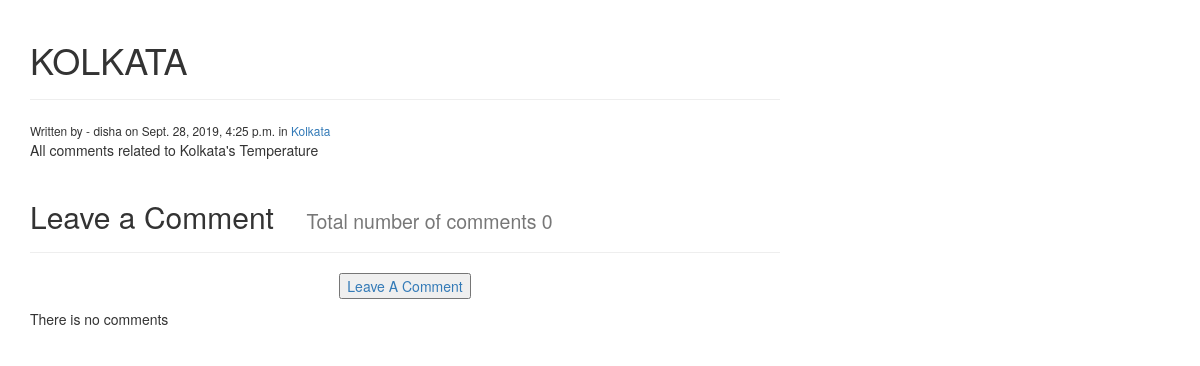
Page /comment_app/kolkata/ on the committed database.
### comment_app/models.py (models this page shows, shortened)
class Post(models.Model):
	STATUS_CHOICES = (
		('draft','Draft'),
		('published','Published'),
	)
	category = models.ForeignKey('Category',on_delete = models.CASCADE,)
	title = models.CharField(max_length = 250)
	slug = models.SlugField(max_length = 250,unique = True)
	content = models.TextField()
	seo_title = models.CharField(max_length = 250)
	seo_description = models.CharField(max_length = 250)
	author = models.ForeignKey(User,on_delete= models.PROTECT,related_name = 'blog_posts')
	published = models.DateTimeField(default = timezone.now)
	created = models.DateTimeField(auto_now_add=True)
	updated = models.DateTimeField(auto_now=True)
	status = models.CharField(max_length=9,choices = STATUS_CHOICES,default = 'draft')

class Category(models.Model):
	name = models.CharField(max_length = 250)
	slug = models.SlugField(max_length = 250,unique  = True)
	class Meta:
		ordering = ('name',)
		verbose_name = 'category'
		verbose_name_plural = 'categories'
	def get_absolute_url(self):
		return reverse('comment_app:list_of_post_by_category',args = [self.slug])
	def __str__(self):
		return self.name

### comment_app/views.py (the view)
# urls.py: url(r'^(?P<slug>[-\w]+)/$',views.post_detail, name='post_detail'),
def post_detail(request,slug):
	post = get_object_or_404(Post,slug = slug)
	template = 'comment_app/post/post_detail.html'
	context = {'post':post}
	return render(request,template, context)

### comment_app/templates/comment_app/post/post_detail.html (shortened to what this page needs)
{% extends 'comment_app/base.html'%}
{% block content %}
<div class="row">
	<div class="col-md-8">
		<div class="page-header">
		<h1>{{post.title}}</h1>
		</div>
		<small>Written by - {{post.author}} on {{post.published}} in <a href="{{post.category.get_absolute_url}}">{{post.category}}</a></small>
		{{post.content|linebreaks}}
		<div class="page-header">
		<h2>Leave a Comment<small> &nbsp;&nbsp;&nbsp;&nbsp; Total number of comments {{post.comments.count}}</small></h1>
		</div>
		<p class="text-center"><button type="button" class="btn-btn-default"><a href="{% url 'comment_app:add_comment' slug=post.slug %}">Leave A Comment</a></button></p>
		{% for comment in post.comments.all %}
		<div class="panel panel-default">
			<div class="panel-heading">{{ comment.user}} commented on {{ comment.created}}</div>
			<div class="panel-body">{{ comment.body}}</div>
		</div>
		{% empty %}
		<p>There is no comments</p>
		{% endfor %}
	</div>
</div>
{% endblock %}

### rows in the picture
Post: title "KOLKATA", author "disha", published "Sept. 28, 2019, 4:25 p.m.", category "Kolkata", content "All comments related to Kolkata's Temperature", comments.count "0"
